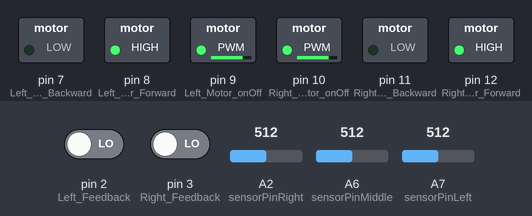
A sketch run on a simulated Arduino Nano, built with avr-gcc and run on an emulated ATmega328P. On the bench: switched loads named in the sketch (green lamp = pin HIGH). The inputs (shaded band) are chosen by the test bench; at power-on: A2 (sensorPinRight) = 512, A7 (sensorPinLeft) = 512, pin 2 (Left_Feedback) LOW, pin 3 (Right_Feedback) LOW, A6 (sensorPinMiddle) = 512. What the sketch prints to the serial monitor is not drawn.

Above: at 18.2 s.
18.3 s: A2 (sensorPinRight) set to 716
At 18.8 s:
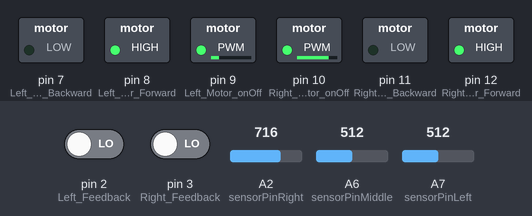
19.8 s: A7 (sensorPinLeft) set to 900
At 21.0 s:
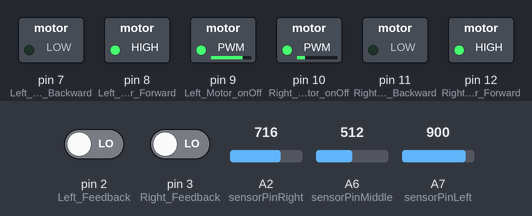
21.3 s: A7 (sensorPinLeft) set to 716
At 22.3 s:
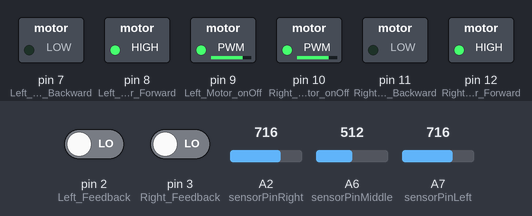
22.8 s: A7 (sensorPinLeft) set to 511
At 23.4 s:
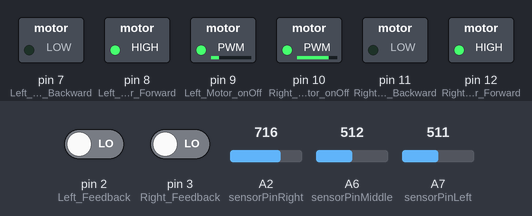
Timing chart, 0 to 25.3 s (numbered marks = the images above; inputs shaded):
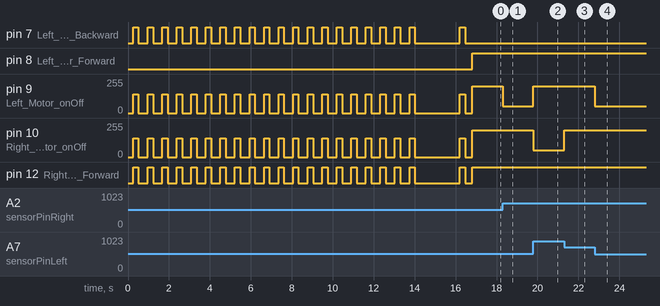

Measured:
- after the input at 18.3 s, pin 9 (Left_Motor_onOff): 200/255 → 50/255 at once
- after the input at 19.8 s, pin 9 (Left_Motor_onOff): 50/255 → 200/255 at once; pin 10 (Right_Motor_onOff): 200/255 → 50/255 at once
- after the input at 21.3 s, pin 10 (Right_Motor_onOff): 50/255 → 200/255 at once
- after the input at 22.8 s, pin 9 (Left_Motor_onOff): 200/255 → 50/255 at once

The sketch:

follow_the_beakon.ino
```cpp
int sensory_turns_high = 400;
int highest_turn = 0;
int turn = 0;
int go = 0;

// Motor Speed
int Left_Motor_Speed = 127;   //200
int Right_Motor_Speed = 127;   //200
int start_time = millis();

int sensorPinLeft = A7;    // select the input pin for the potentiometer
int sensorPinMiddle = A6;
int sensorPinRight = A2;

// LEFT MOTOR PINS
int Left_Motor_onOff = 9;
int Left_Motor_Forward = 8;
int Left_Motor_Backward = 7;

// RIGHT MOTOR PINS
int Right_Motor_onOff = 10;
int Right_Motor_Forward = 12;
int Right_Motor_Backward = 11;

//set pins
const int Left_Feedback = 2;
const int Right_Feedback = 3;

volatile int leftcounter = 0;

volatile int rightcounter = 0;

void RightMotorISR(){
  rightcounter++;
}


void LeftMotorISR(){
  leftcounter++;
}


void setup() {
  Serial.begin(115200);

  attachInterrupt(digitalPinToInterrupt(Left_Feedback),LeftMotorISR,RISING);
  attachInterrupt(digitalPinToInterrupt(Right_Feedback),RightMotorISR,RISING);

  // activate left and right motors
  pinMode(Left_Motor_onOff, OUTPUT);
  pinMode(Left_Motor_Forward, OUTPUT);
  pinMode(Left_Motor_Backward, OUTPUT);

  pinMode(Right_Motor_onOff, OUTPUT);
  pinMode(Right_Motor_Forward, OUTPUT);
  pinMode(Right_Motor_Backward, OUTPUT);

  pinMode(sensorPinLeft, INPUT);
  pinMode(sensorPinMiddle, INPUT);
  pinMode(sensorPinRight, INPUT);

}


void loop(){
  if(go == 0){
    light_find();
  }
  if (turn >= 20 and go == 0){
    roverStop();
    delay(2000);
    light_go();
    go = 1;
  }
  if(go == 1){
    light_move();
  }
}


//look back towards strongest light source
void light_go(){
  for(int i = 0; i <= highest_turn; i++){
    turn_left();
    delay(260);
    roverStop();
    delay(350);
  }
}

//this code will make the rover correct it self
void light_move(){
  int sensorValueLeft = analogRead(sensorPinLeft);
  int sensorValueRight = analogRead(sensorPinRight);
  forward();
  if(sensorValueLeft < sensorValueRight){
    Left_Motor_Speed = 50;
    Right_Motor_Speed = 200;
  }

  else if(sensorValueLeft > sensorValueRight){
    Right_Motor_Speed = 50;
    Left_Motor_Speed = 200;
  }
  else{
    Right_Motor_Speed = 200;   //127
    Left_Motor_Speed = 200;   //127
  }
}

void light_find(){
  // read the value from the sensor:
  //int sensorValueLeft = analogRead(sensorPinLeft);
  int sensorValueMiddle = analogRead(sensorPinMiddle);
  //int sensorValueRight = analogRead(sensorPinRight);
  if(sensorValueMiddle < sensory_turns_high){;
    sensory_turns_high = sensorValueMiddle;
    highest_turn = turn;
  }
  delay(250);
  Serial.print(sensorValueMiddle);
  Serial.println(" sensorValueMiddle");
  turn_left();
  turn ++;
  delay(260);
  roverStop();
  delay(200);
}

  //Serial.print(sensorValueRight);
  //Serial.println(" sensorValueRight");
  //Serial.print(sensorValueLeft);
  //Serial.println(" sensorValueLeft");
```

functions.ino
```cpp
void forward() {
  analogWrite(Left_Motor_onOff, Left_Motor_Speed);
  analogWrite(Right_Motor_onOff, Right_Motor_Speed);

  digitalWrite(Left_Motor_Forward, HIGH);
  digitalWrite(Right_Motor_Forward, HIGH);
}

void backward() {
  digitalWrite(Left_Motor_onOff, HIGH);
  digitalWrite(Right_Motor_onOff, HIGH);

  digitalWrite(Left_Motor_Backward, HIGH);
  digitalWrite(Right_Motor_Backward, HIGH);
}

//stop rover
void roverStop() {
  digitalWrite(Left_Motor_onOff, LOW);
  digitalWrite(Right_Motor_onOff, LOW);

  digitalWrite(Left_Motor_Forward, LOW);
  digitalWrite(Right_Motor_Forward, LOW);

  digitalWrite(Left_Motor_Backward, LOW);
  digitalWrite(Right_Motor_Backward, LOW);
}

void turn_right(){

  analogWrite(Left_Motor_onOff, 140);
  analogWrite(Right_Motor_onOff, 140);

  digitalWrite(Left_Motor_Forward, HIGH);
  digitalWrite(Right_Motor_Backward, HIGH);
}

//turn left
void turn_left(){

  analogWrite(Right_Motor_onOff, 140);
  analogWrite(Left_Motor_onOff, 140);

  digitalWrite(Right_Motor_Forward, HIGH);
  digitalWrite(Left_Motor_Backward, HIGH);
}
```
